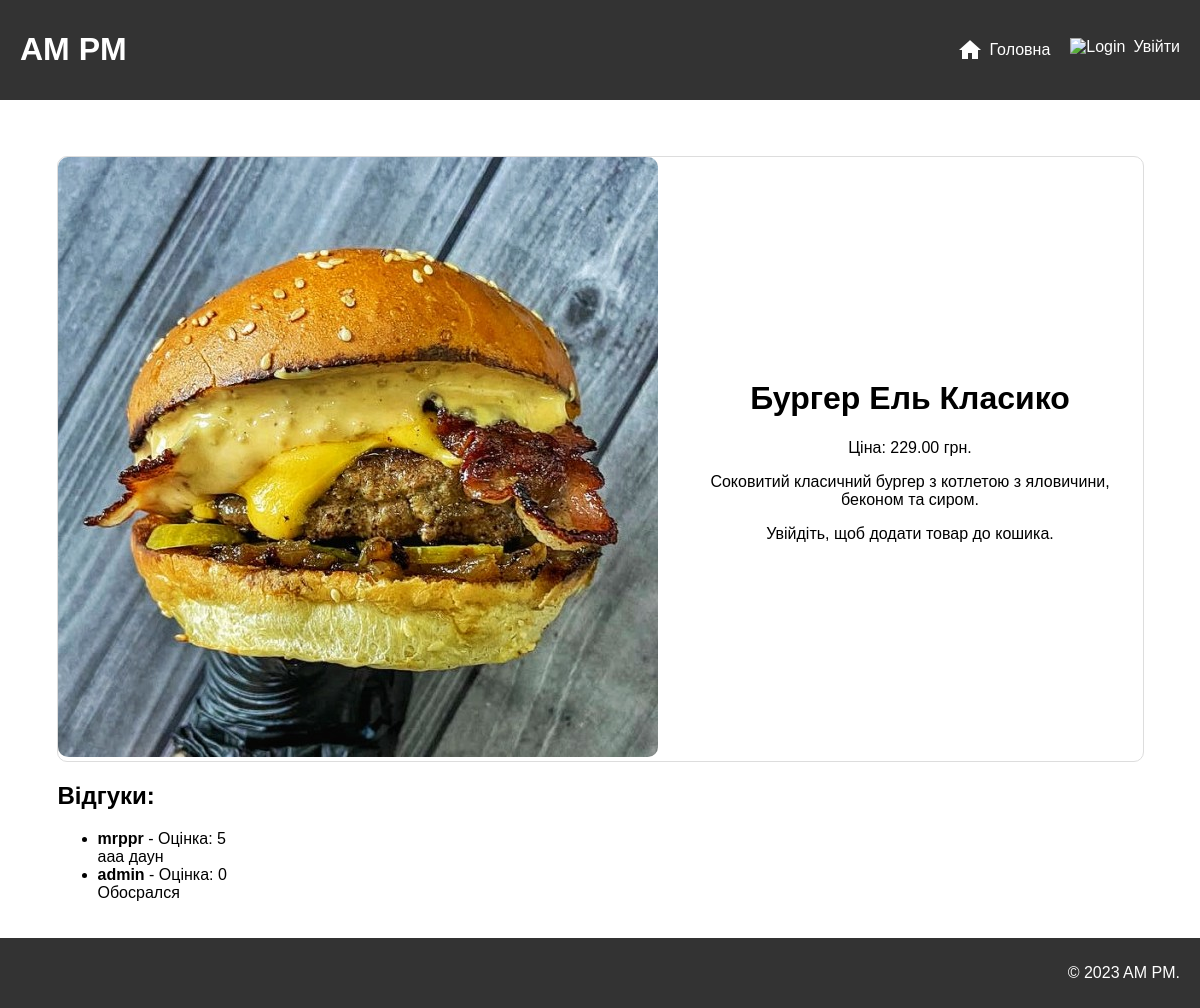
Page /product/3/ on the earlier database version.
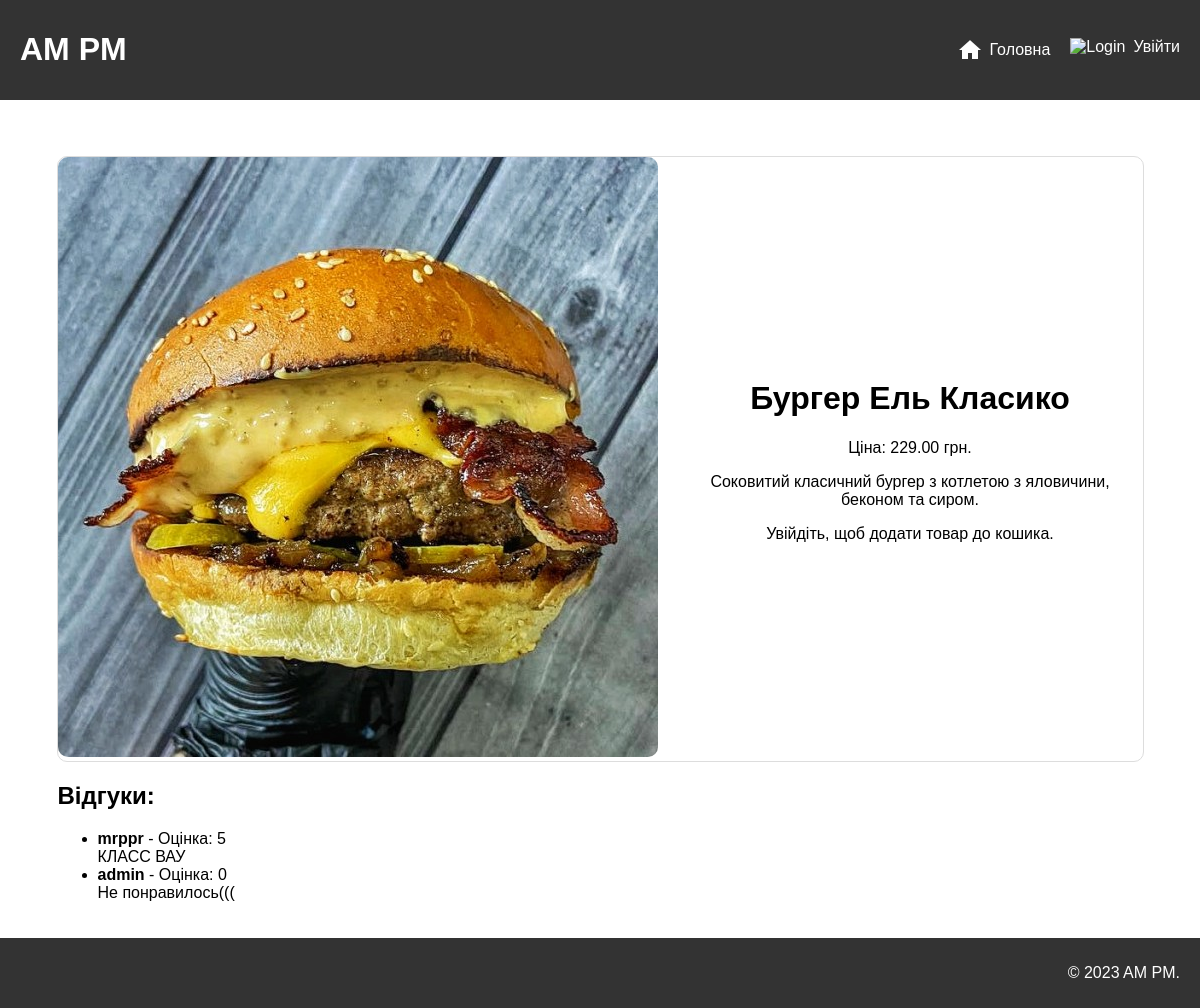
Same page on the later database version.
### store/models.py (models this page shows)
class Review(models.Model):
    product = models.ForeignKey(Product, on_delete=models.CASCADE)
    user = models.ForeignKey("Client", on_delete=models.CASCADE)
    rating = models.PositiveIntegerField(default=0, choices=[(i, i) for i in range(6)])
    text = models.TextField()
    date = models.DateTimeField(auto_now_add=True)
    class Meta:
        verbose_name = "Відгук"
        verbose_name_plural = "Відгуки"

class Client(AbstractUser):
    email = models.EmailField(unique=True)
    groups = models.ManyToManyField(
        "auth.Group",
        related_name="custom_user_groups",
        blank=True,
        verbose_name="groups",
    )
    user_permissions = models.ManyToManyField(
        "auth.Permission",
        related_name="custom_user_permissions",
        blank=True,
        verbose_name="user permissions",
    )
    class Meta:
        verbose_name = "Клієнт"
        verbose_name_plural = "Клієнти"

### store/views.py (the view)
# urls.py: path("product/<int:product_id>/", product, name="product"),
def product(request, product_id):
    product = get_object_or_404(Product, pk=product_id)
    reviews = Review.objects.filter(product=product).order_by("-date")
    user_review = None
    if request.user.is_authenticated:
        user_review = Review.objects.filter(product=product, user=request.user).first()
        reviews = reviews.exclude(user=request.user)
    if request.method == "POST" and request.user.is_authenticated:
        form = ReviewForm(request.POST)
        if form.is_valid():
            if not user_review:
                review = form.save(commit=False)
                review.product = product
                review.user = request.user
                review.save()
                return redirect("product", product_id=product_id)
    else:
        form = ReviewForm()
    if user_review:
        reviews = [user_review] + list(reviews)
    return render(
        request,
        "store/product.html",
        {
            "product": product,
            "reviews": reviews,
            "form": form,
            "user_review": user_review,
        },
    )

### templates/store/product.html (shortened to what this page needs)
{% extends 'base.html' %}
{% block static %}
{% load static %}
<link rel="stylesheet" type="text/css" href="{% static 'store/css/product.css' %}">
{% endblock %}
{% block content %}
    <div class="product-details">
        <div class="product-image">
            <img src="{{ product.image.url }}" alt="{{ product.name }}" class="rounded-image">
        </div>
        <div class="product-info">
            <h1>{{ product.name }}</h1>
            <p>Ціна: {{ product.price }} грн.</p>
            <p>{{ product.description }}</p>
            {% if user.is_authenticated %}
                <form method="post" action="{% url 'add_to_cart' product_id=product.id %}">
                    {% csrf_token %}
                    <input type="hidden" name="next" value="{{ request.path }}">
                    <button type="submit">Додати до кошика</button>
                </form>
            {% else %}
                <p>Увійдіть, щоб додати товар до кошика.</p>
            {% endif %}
        </div>
    </div>
    <div class="review-details">
        <h2>Відгуки:</h2>
        {% if reviews %}
            <ul>
                {% for review in reviews %}
                    <li>
                        <strong>{{ review.user.username }}{% if user == review.user %} (Ви){% endif %}</strong> - Оцінка: {{ review.rating }}<br>
                        {{ review.text }}
                    </li>
                {% endfor %}
            </ul>
        {% else %}
            <p>Відгуків ще немає.</p>
        {% endif %}
    </div>
{% endblock %}

Differences in the rows shown:
changed Review "mrppr": text "ааа даун" → "КЛАСС ВАУ"
changed Review "admin": text "Обосрался" → "Не понравилось((("
